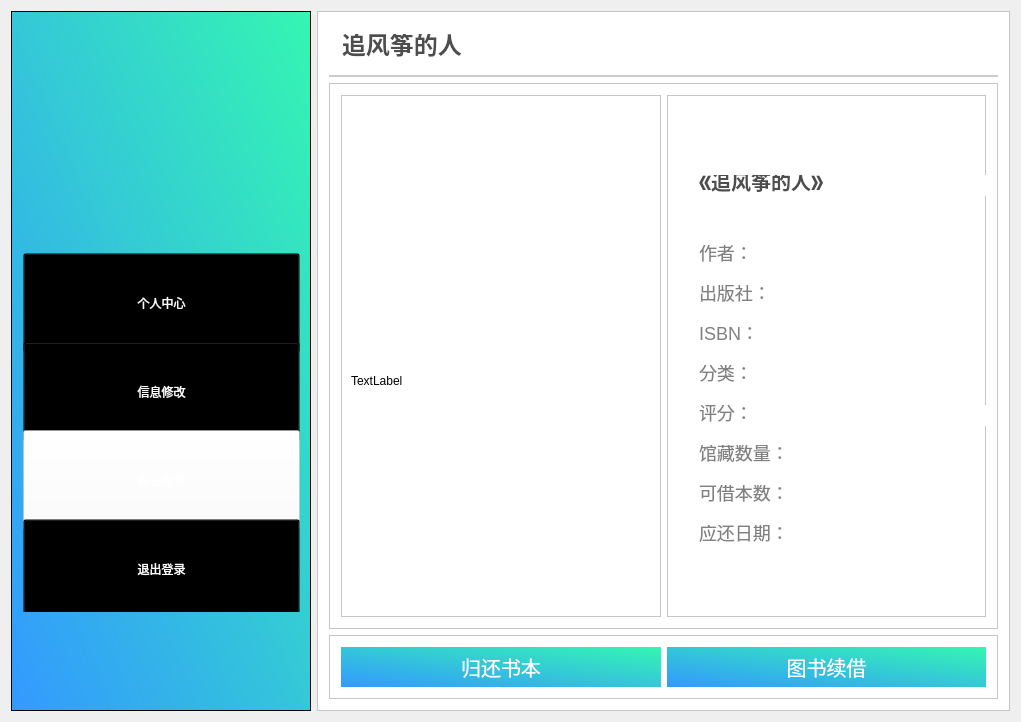
<?xml version="1.0" encoding="UTF-8"?>
<ui version="4.0">
 <class>student_borrowdetail</class>
 <widget class="QWidget" name="student_borrowdetail">
  <property name="geometry">
   <rect>
    <x>0</x>
    <y>0</y>
    <width>1021</width>
    <height>722</height>
   </rect>
  </property>
  <property name="windowTitle">
   <string>student_borrowdetail</string>
  </property>
  <layout class="QHBoxLayout" name="horizontalLayout">
   <item>
    <widget class="QFrame" name="frame">
     <property name="sizePolicy">
      <sizepolicy hsizetype="Fixed" vsizetype="Expanding">
       <horstretch>0</horstretch>
       <verstretch>0</verstretch>
      </sizepolicy>
     </property>
     <property name="minimumSize">
      <size>
       <width>300</width>
       <height>700</height>
      </size>
     </property>
     <property name="styleSheet">
      <string notr="true">
background-color: qlineargradient(spread:pad, x1:0, y1:1, x2:1, y2:0, stop:0 rgba(51, 153, 255,1), stop:1 rgba(52, 246, 177,1));</string>
     </property>
     <property name="frameShape">
      <enum>QFrame::StyledPanel</enum>
     </property>
     <property name="frameShadow">
      <enum>QFrame::Raised</enum>
     </property>
     <widget class="QFrame" name="frame_2">
      <property name="geometry">
       <rect>
        <x>70</x>
        <y>30</y>
        <width>171</width>
        <height>176</height>
       </rect>
      </property>
      <property name="minimumSize">
       <size>
        <width>0</width>
        <height>0</height>
       </size>
      </property>
      <property name="baseSize">
       <size>
        <width>0</width>
        <height>100</height>
       </size>
      </property>
      <property name="styleSheet">
       <string notr="true">image: url(:/Library/images/logo2.png);
background:transparent;</string>
      </property>
      <property name="frameShape">
       <enum>QFrame::StyledPanel</enum>
      </property>
      <property name="frameShadow">
       <enum>QFrame::Raised</enum>
      </property>
     </widget>
     <widget class="QFrame" name="frame_8">
      <property name="geometry">
       <rect>
        <x>0</x>
        <y>230</y>
        <width>301</width>
        <height>371</height>
       </rect>
      </property>
      <property name="styleSheet">
       <string notr="true">background:transparent;</string>
      </property>
      <property name="frameShape">
       <enum>QFrame::StyledPanel</enum>
      </property>
      <property name="frameShadow">
       <enum>QFrame::Raised</enum>
      </property>
      <layout class="QVBoxLayout" name="verticalLayout_6">
       <item>
        <layout class="QVBoxLayout" name="verticalLayout">
         <property name="spacing">
          <number>7</number>
         </property>
         <property name="sizeConstraint">
          <enum>QLayout::SetDefaultConstraint</enum>
         </property>
         <item>
          <widget class="QPushButton" name="btnPersonal">
           <property name="minimumSize">
            <size>
             <width>0</width>
             <height>100</height>
            </size>
           </property>
           <property name="styleSheet">
            <string notr="true">font: 12pt &quot;微软雅黑&quot;;
color:white;
background:transparent;</string>
           </property>
           <property name="text">
            <string>个人中心</string>
           </property>
          </widget>
         </item>
         <item>
          <widget class="QPushButton" name="btnInformationchange">
           <property name="minimumSize">
            <size>
             <width>0</width>
             <height>100</height>
            </size>
           </property>
           <property name="styleSheet">
            <string notr="true">font: 12pt &quot;微软雅黑&quot;;
color:white;
background:transparent;</string>
           </property>
           <property name="text">
            <string>信息修改</string>
           </property>
          </widget>
         </item>
         <item>
          <widget class="QPushButton" name="btnSearchbook">
           <property name="minimumSize">
            <size>
             <width>0</width>
             <height>100</height>
            </size>
           </property>
           <property name="styleSheet">
            <string notr="true">font: 12pt &quot;微软雅黑&quot;;
color:white;
background:transparent;
background-color:rgba(255,255,255,0.4);
</string>
           </property>
           <property name="text">
            <string>图书查询</string>
           </property>
          </widget>
         </item>
         <item>
          <widget class="QPushButton" name="btnLogout">
           <property name="minimumSize">
            <size>
             <width>0</width>
             <height>100</height>
            </size>
           </property>
           <property name="styleSheet">
            <string notr="true">font: 12pt &quot;微软雅黑&quot;;
color:white;
background:transparent;</string>
           </property>
           <property name="text">
            <string>退出登录</string>
           </property>
          </widget>
         </item>
        </layout>
       </item>
      </layout>
     </widget>
    </widget>
   </item>
   <item>
    <widget class="QFrame" name="frame_3">
     <property name="styleSheet">
      <string notr="true">background:white;</string>
     </property>
     <property name="frameShape">
      <enum>QFrame::StyledPanel</enum>
     </property>
     <property name="frameShadow">
      <enum>QFrame::Raised</enum>
     </property>
     <layout class="QVBoxLayout" name="verticalLayout_2">
      <item>
       <widget class="QFrame" name="frame_4">
        <property name="sizePolicy">
         <sizepolicy hsizetype="Preferred" vsizetype="Fixed">
          <horstretch>0</horstretch>
          <verstretch>200</verstretch>
         </sizepolicy>
        </property>
        <property name="styleSheet">
         <string notr="true">border:2px solid #cccccc;
border-top:0px;
border-left:0px;
border-right:0px;</string>
        </property>
        <property name="frameShape">
         <enum>QFrame::StyledPanel</enum>
        </property>
        <property name="frameShadow">
         <enum>QFrame::Raised</enum>
        </property>
        <layout class="QHBoxLayout" name="horizontalLayout_3">
         <item>
          <widget class="QLineEdit" name="etBookNameHead">
           <property name="styleSheet">
            <string notr="true">color:#4D4D4D;
border:none;
font-size:24px;
font-weight:500;
font-family:&quot;微软雅黑&quot;;
text-align:left;</string>
           </property>
           <property name="text">
            <string>追风筝的人</string>
           </property>
          </widget>
         </item>
        </layout>
       </widget>
      </item>
      <item>
       <widget class="QFrame" name="frame_6">
        <property name="frameShape">
         <enum>QFrame::StyledPanel</enum>
        </property>
        <property name="frameShadow">
         <enum>QFrame::Raised</enum>
        </property>
        <layout class="QHBoxLayout" name="horizontalLayout_4">
         <item>
          <widget class="QFrame" name="frameBookCover">
           <property name="styleSheet">
            <string notr="true"/>
           </property>
           <property name="frameShape">
            <enum>QFrame::StyledPanel</enum>
           </property>
           <property name="frameShadow">
            <enum>QFrame::Raised</enum>
           </property>
           <widget class="QLabel" name="lbCover">
            <property name="geometry">
             <rect>
              <x>10</x>
              <y>100</y>
              <width>281</width>
              <height>371</height>
             </rect>
            </property>
            <property name="text">
             <string>TextLabel</string>
            </property>
           </widget>
          </widget>
         </item>
         <item>
          <widget class="QFrame" name="frame_9">
           <property name="frameShape">
            <enum>QFrame::StyledPanel</enum>
           </property>
           <property name="frameShadow">
            <enum>QFrame::Raised</enum>
           </property>
           <widget class="QLineEdit" name="etBookName">
            <property name="geometry">
             <rect>
              <x>30</x>
              <y>80</y>
              <width>291</width>
              <height>21</height>
             </rect>
            </property>
            <property name="styleSheet">
             <string notr="true">color:#4D4D4D;
border:none;
font-size:20px;
font-weight:500;
font-family:&quot;微软雅黑&quot;;
text-align:left;</string>
            </property>
            <property name="text">
             <string>《追风筝的人》</string>
            </property>
           </widget>
           <widget class="QLineEdit" name="etAuthorHead">
            <property name="geometry">
             <rect>
              <x>30</x>
              <y>150</y>
              <width>80</width>
              <height>21</height>
             </rect>
            </property>
            <property name="styleSheet">
             <string notr="true">color:#808080;
border:none;
font-size:18px;
font-family:&quot;微软雅黑&quot;;
text-align:left;</string>
            </property>
            <property name="text">
             <string>作者：</string>
            </property>
           </widget>
           <widget class="QLineEdit" name="etPublishHead">
            <property name="geometry">
             <rect>
              <x>30</x>
              <y>190</y>
              <width>80</width>
              <height>21</height>
             </rect>
            </property>
            <property name="styleSheet">
             <string notr="true">color:#808080;
border:none;
font-size:18px;
font-family:&quot;微软雅黑&quot;;
text-align:left;</string>
            </property>
            <property name="text">
             <string>出版社：</string>
            </property>
           </widget>
           <widget class="QLineEdit" name="etISBNHead">
            <property name="geometry">
             <rect>
              <x>30</x>
              <y>230</y>
              <width>80</width>
              <height>21</height>
             </rect>
            </property>
            <property name="styleSheet">
             <string notr="true">color:#808080;
border:none;
font-size:18px;
font-family:&quot;微软雅黑&quot;;
text-align:left;</string>
            </property>
            <property name="text">
             <string>ISBN：</string>
            </property>
           </widget>
           <widget class="QLineEdit" name="etClassifyHead">
            <property name="geometry">
             <rect>
              <x>30</x>
              <y>270</y>
              <width>80</width>
              <height>21</height>
             </rect>
            </property>
            <property name="styleSheet">
             <string notr="true">color:#808080;
border:none;
font-size:18px;
font-family:&quot;微软雅黑&quot;;
text-align:left;</string>
            </property>
            <property name="text">
             <string>分类：</string>
            </property>
           </widget>
           <widget class="QLineEdit" name="etAuthor">
            <property name="geometry">
             <rect>
              <x>130</x>
              <y>150</y>
              <width>171</width>
              <height>21</height>
             </rect>
            </property>
            <property name="styleSheet">
             <string notr="true">color:#808080;
border:none;
font-size:18px;
font-family:&quot;微软雅黑&quot;;
text-align:left;</string>
            </property>
           </widget>
           <widget class="QLineEdit" name="etPublish">
            <property name="geometry">
             <rect>
              <x>130</x>
              <y>190</y>
              <width>171</width>
              <height>21</height>
             </rect>
            </property>
            <property name="styleSheet">
             <string notr="true">color:#808080;
border:none;
font-size:18px;
font-family:&quot;微软雅黑&quot;;
text-align:left;</string>
            </property>
           </widget>
           <widget class="QLineEdit" name="etISBN">
            <property name="geometry">
             <rect>
              <x>130</x>
              <y>230</y>
              <width>171</width>
              <height>21</height>
             </rect>
            </property>
            <property name="styleSheet">
             <string notr="true">color:#808080;
border:none;
font-size:18px;
font-family:&quot;微软雅黑&quot;;
text-align:left;</string>
            </property>
           </widget>
           <widget class="QLineEdit" name="etClassify">
            <property name="geometry">
             <rect>
              <x>130</x>
              <y>270</y>
              <width>181</width>
              <height>21</height>
             </rect>
            </property>
            <property name="styleSheet">
             <string notr="true">color:#808080;
border:none;
font-size:18px;
font-family:&quot;微软雅黑&quot;;
text-align:left;</string>
            </property>
           </widget>
           <widget class="QLineEdit" name="etClassifyHead_2">
            <property name="geometry">
             <rect>
              <x>30</x>
              <y>390</y>
              <width>101</width>
              <height>21</height>
             </rect>
            </property>
            <property name="styleSheet">
             <string notr="true">color:#808080;
border:none;
font-size:18px;
font-family:&quot;微软雅黑&quot;;
text-align:left;</string>
            </property>
            <property name="text">
             <string>可借本数：</string>
            </property>
           </widget>
           <widget class="QLineEdit" name="etPublishHead_2">
            <property name="geometry">
             <rect>
              <x>30</x>
              <y>310</y>
              <width>80</width>
              <height>21</height>
             </rect>
            </property>
            <property name="styleSheet">
             <string notr="true">color:#808080;
border:none;
font-size:18px;
font-family:&quot;微软雅黑&quot;;
text-align:left;</string>
            </property>
            <property name="text">
             <string>评分：</string>
            </property>
           </widget>
           <widget class="QLineEdit" name="etScore">
            <property name="geometry">
             <rect>
              <x>130</x>
              <y>310</y>
              <width>191</width>
              <height>21</height>
             </rect>
            </property>
            <property name="styleSheet">
             <string notr="true">color:#808080;
border:none;
font-size:18px;
font-family:&quot;微软雅黑&quot;;
text-align:left;</string>
            </property>
           </widget>
           <widget class="QLineEdit" name="etISBNHead_2">
            <property name="geometry">
             <rect>
              <x>30</x>
              <y>350</y>
              <width>101</width>
              <height>21</height>
             </rect>
            </property>
            <property name="styleSheet">
             <string notr="true">color:#808080;
border:none;
font-size:18px;
font-family:&quot;微软雅黑&quot;;
text-align:left;</string>
            </property>
            <property name="text">
             <string>馆藏数量：</string>
            </property>
           </widget>
           <widget class="QLineEdit" name="etCount">
            <property name="geometry">
             <rect>
              <x>140</x>
              <y>350</y>
              <width>171</width>
              <height>21</height>
             </rect>
            </property>
            <property name="styleSheet">
             <string notr="true">color:#808080;
border:none;
font-size:18px;
font-family:&quot;微软雅黑&quot;;
text-align:left;</string>
            </property>
           </widget>
           <widget class="QLineEdit" name="etNowCount">
            <property name="geometry">
             <rect>
              <x>140</x>
              <y>390</y>
              <width>171</width>
              <height>21</height>
             </rect>
            </property>
            <property name="styleSheet">
             <string notr="true">color:#808080;
border:none;
font-size:18px;
font-family:&quot;微软雅黑&quot;;
text-align:left;</string>
            </property>
           </widget>
           <widget class="QLineEdit" name="etDate">
            <property name="geometry">
             <rect>
              <x>140</x>
              <y>430</y>
              <width>171</width>
              <height>21</height>
             </rect>
            </property>
            <property name="styleSheet">
             <string notr="true">color:#808080;
border:none;
font-size:18px;
font-family:&quot;微软雅黑&quot;;
text-align:left;</string>
            </property>
           </widget>
           <widget class="QLineEdit" name="etClassifyHead_3">
            <property name="geometry">
             <rect>
              <x>30</x>
              <y>430</y>
              <width>101</width>
              <height>21</height>
             </rect>
            </property>
            <property name="styleSheet">
             <string notr="true">color:#808080;
border:none;
font-size:18px;
font-family:&quot;微软雅黑&quot;;
text-align:left;</string>
            </property>
            <property name="text">
             <string>应还日期：</string>
            </property>
           </widget>
          </widget>
         </item>
        </layout>
       </widget>
      </item>
      <item>
       <widget class="QFrame" name="frame_5">
        <property name="sizePolicy">
         <sizepolicy hsizetype="Preferred" vsizetype="Fixed">
          <horstretch>0</horstretch>
          <verstretch>0</verstretch>
         </sizepolicy>
        </property>
        <property name="frameShape">
         <enum>QFrame::StyledPanel</enum>
        </property>
        <property name="frameShadow">
         <enum>QFrame::Raised</enum>
        </property>
        <layout class="QHBoxLayout" name="horizontalLayout_2">
         <item>
          <widget class="QPushButton" name="btnReturnbook">
           <property name="sizePolicy">
            <sizepolicy hsizetype="Preferred" vsizetype="Fixed">
             <horstretch>0</horstretch>
             <verstretch>0</verstretch>
            </sizepolicy>
           </property>
           <property name="styleSheet">
            <string notr="true">color:white;
border:none;
font-size:20px;
font-family:&quot;微软雅黑&quot;;
background-color: qlineargradient(spread:pad, x1:0, y1:1, x2:1, y2:0, stop:0 rgba(51, 153, 255,1), stop:1 rgba(52, 246, 177,1));
padding-top:5;
padding-bottom:5;</string>
           </property>
           <property name="text">
            <string>归还书本</string>
           </property>
          </widget>
         </item>
         <item>
          <widget class="QPushButton" name="btnBorrowagain">
           <property name="sizePolicy">
            <sizepolicy hsizetype="Preferred" vsizetype="Fixed">
             <horstretch>0</horstretch>
             <verstretch>0</verstretch>
            </sizepolicy>
           </property>
           <property name="styleSheet">
            <string notr="true">color:white;
border:none;
font-size:20px;
font-family:&quot;微软雅黑&quot;;
background-color: qlineargradient(spread:pad, x1:0, y1:1, x2:1, y2:0, stop:0 rgba(51, 153, 255,1), stop:1 rgba(52, 246, 177,1));
padding-top:5;
padding-bottom:5;</string>
           </property>
           <property name="text">
            <string>图书续借</string>
           </property>
          </widget>
         </item>
        </layout>
       </widget>
      </item>
     </layout>
    </widget>
   </item>
  </layout>
 </widget>
 <layoutdefault spacing="6" margin="11"/>
 <resources>
  <include location="library.qrc"/>
 </resources>
 <connections/>
</ui>
